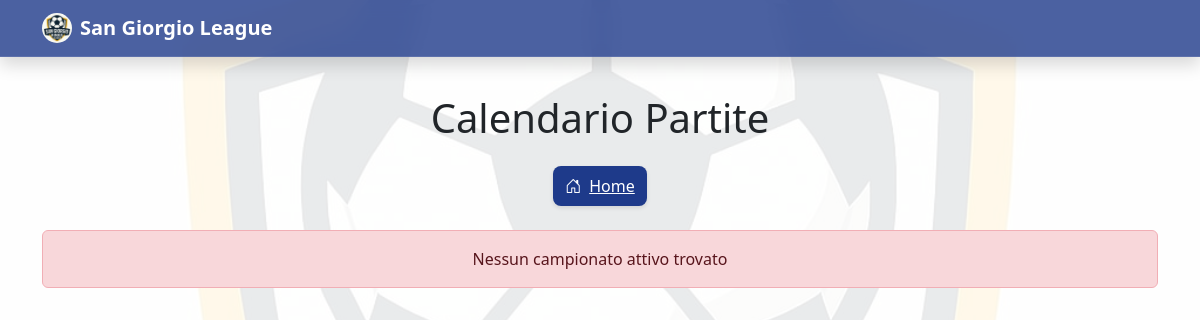
The page /partite.php on the database as committed earlier.
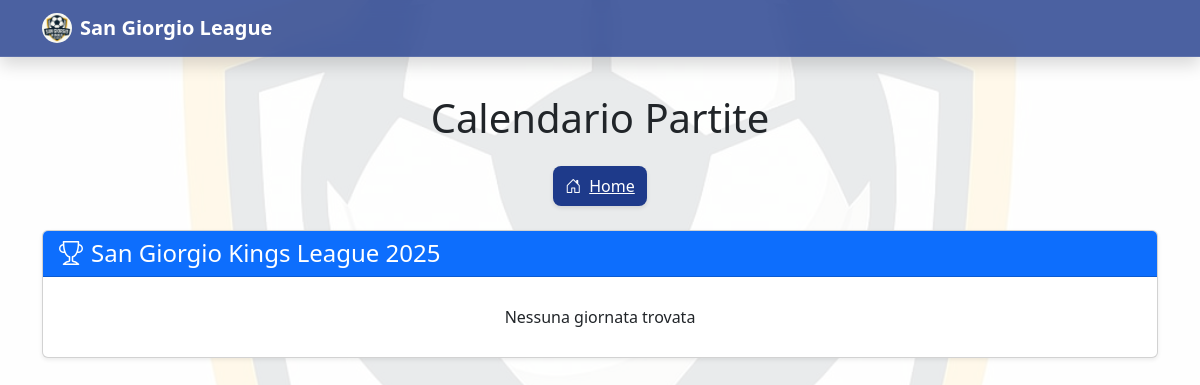
The same page on the database as committed later.
### tables this page shows
CREATE TABLE `campionati` (
  `ID_campionato` int(11) NOT NULL,
  `Nome` varchar(50) DEFAULT NULL,
  `Nazione` varchar(50) DEFAULT NULL
);

### partite.php (the view, shortened to what this page needs)
<!DOCTYPE html>
<html lang="it">
<head>
    <link href="https://cdn.jsdelivr.net/npm/bootstrap@5.3.3/dist/css/bootstrap.min.css" rel="stylesheet">
    <link href="https://cdn.jsdelivr.net/npm/bootstrap-icons@1.10.5/font/bootstrap-icons.css" rel="stylesheet">
    <link rel="stylesheet" href="https://cdnjs.cloudflare.com/ajax/libs/animate.css/4.1.1/animate.min.css">
    <link rel="stylesheet" href="./style.css">
</head>
<body>
    <nav class="navbar navbar-expand-lg navbar-dark fixed-top shadow" style="
        background: rgba(30, 58, 138, 0.8);
        backdrop-filter: blur(10px);
        -webkit-backdrop-filter: blur(10px);
        border-bottom: 1px solid rgba(255,255,255,0.1);
    ">
        <div class="container">
            <a class="navbar-brand fw-bold d-flex align-items-center" href="#">
                <img src="./immagini/logosgl.jpg" alt="Logo" width="30" height="30" class="rounded-circle me-2">
                San Giorgio League
            </a>
        </div>
    </nav>
    <div class="container mt-4">
        <h1 class="text-center mb-4 animate__animated animate__fadeInDown">Calendario Partite</h1>
        <div class="d-flex justify-content-center gap-3 mb-4">
            <a href="index.php" class="nav-btn home-btn">
                <i class="bi bi-house-door me-2"></i>Home
            </a>
        </div>
        <?php
        include 'connessione.php';
        $query_campionato = "SELECT campionati.ID_campionato, campionati.Nome
                             FROM campionati
                             WHERE campionati.ID_campionato = 2
                             LIMIT 1";
        $result_campionato = $conn->query($query_campionato);
        if ($result_campionato->num_rows > 0) {
            $campionato = $result_campionato->fetch_assoc();
            echo '<div class="card shadow-sm mb-4 animate__animated animate__fadeIn">';
            echo '<div class="card-header bg-primary text-white">';
            echo '<h4 class="mb-0"><i class="bi bi-trophy me-2"></i>'.$campionato['Nome'].'</h4>';
            echo '</div>';
            echo '<div class="card-body p-0">';
            $query_giornate = "SELECT giornate.ID_giornata, giornate.Numero, giornate.Data_inizio, giornate.Data_fine
                               FROM giornate
                               WHERE giornate.Cod_campionato = ".$campionato['ID_campionato']."
                               ORDER BY giornate.Numero";
            $result_giornate = $conn->query($query_giornate);
            if ($result_giornate->num_rows > 0) {
                while($giornata = $result_giornate->fetch_assoc()) {
                    echo '<div class="giornata-card animate__animated animate__fadeIn">';
                    echo '<div class="giornata-header">';
                    if ($giornata['Numero'] == 8) {
                        echo '<i class="bi bi-trophy me-2"></i>Quarti di finale • ' . date('d/m/Y', strtotime($giornata['Data_inizio']));
                    } elseif ($giornata['Numero'] == 9) {
                        echo '<i class="bi bi-trophy me-2"></i>Semifinali andata • ' . date('d/m/Y', strtotime($giornata['Data_inizio']));
                    } elseif ($giornata['Numero'] == 10) {
                        echo '<i class="bi bi-trophy me-2"></i>Semifinali ritorno • ' . date('d/m/Y', strtotime($giornata['Data_inizio']));
                    } elseif ($giornata['Numero'] == 11) {
                        echo '<i class="bi bi-trophy-fill me-2"></i>Finale • ' . date('d/m/Y', strtotime($giornata['Data_inizio']));
                    } else {
                        echo '<i class="bi bi-calendar3 me-2"></i>Giornata ' . $giornata['Numero'] . ' • ' . date('d/m/Y', strtotime($giornata['Data_inizio']));
                    }
                    echo '</div>';
                    $query_partite = "SELECT partite.ID_partita, partite.Data, partite.Stato, partite.Gol_casa, partite.Gol_ospite,
                                      squadre_casa.Nome AS squadra_casa, squadre_ospite.Nome AS squadra_ospite
                                      FROM partite
                                      JOIN squadre AS squadre_casa ON partite.Squadra_casa = squadre_casa.ID_squadre
                                      JOIN squadre AS squadre_ospite ON partite.Squadra_ospite = squadre_ospite.ID_squadre
                                      WHERE partite.Cod_giornata = ".$giornata['ID_giornata']."
                                      ORDER BY partite.Data";
                    $result_partite = $conn->query($query_partite);
                    if ($result_partite->num_rows > 0) {
                        while($partita = $result_partite->fetch_assoc()) {
                            echo '<div class="partita-row">';
                            echo '<div class="squadra squadra-casa">';
                            echo displaySquadraWithLogo($partita['squadra_casa'], $conn);
                            echo '</div>';
                            echo '<div class="risultato">';
                            switch($partita['Stato']) {
                                case 'terminata':
                                    echo $partita['Gol_casa'] . ' - ' . $partita['Gol_ospite'];
                                    break;
                                case 'in corso':
                                    echo '<span class="stato-partita stato-in-corso">LIVE</span>';
                                    break;
                                case 'rinviata':
                                    echo '<span class="stato-partita stato-programmata">RINV.</span>';
                                    break;
                                default:
                                    echo '<span class="stato-partita stato-programmata">' . date('H:i', strtotime($partita['Data'])) . '</span>';
                            }
                            echo '</div>';
                            echo '<div class="squadra squadra-ospite">';
                            echo displaySquadraWithLogo($partita['squadra_ospite'], $conn);
                            echo '</div>';
                            echo '</div>';
                        }
                    } else {
                        echo '<div class="partita-row">';
                        echo '<div class="text-center py-3 w-100">Nessuna partita programmata</div>';
                        echo '</div>';
                    }
                    echo '</div>';
                }
            } else {
                echo '<div class="partita-row">';
                echo '<div class="text-center py-3 w-100">Nessuna giornata trovata</div>';
                echo '</div>';
            }
            echo '</div>';
            echo '</div>';
        } else {
            echo '<div class="alert alert-danger text-center">Nessun campionato attivo trovato</div>';
        }
        ?>
    </div>
</body>
</html>

### partite.php (style rules this page uses)
body { padding-top: 70px; font-family: 'Segoe UI', Tahoma, Geneva, Verdana, sans-serif; min-height: 100vh; }
body::before { content: ""; position: fixed; top: 0; left: 0; right: 0; bottom: 0; background-image: url("./immagini/logosgl.jpg"); background-repeat: no-repeat; background-position: center center; z-index: -2; background-size: cover; opacity: 0.3; }
body::after { content: ""; position: fixed; top: 0; left: 0; right: 0; bottom: 0; z-index: -1; background-color: rgba(255, 255, 255, 0.7); }
.nav-btn { display: inline-flex; align-items: center; justify-content: center; padding: 8px 12px; border-radius: 8px; font-weight: 500; transition: all 0.2s ease; box-shadow: 0 2px 4px rgba(0,0,0,0.1); }
.home-btn { background-color: #1e3a8a; color: white; }
.partita-row { display: flex; align-items: center; padding: 12px 16px; border-bottom: 1px solid #e9ecef; transition: background-color 0.2s; }
.partita-row:last-child { border-bottom: none; }

Rows that differ between the two databases and show on the page:
added campionati: Nome "San Giorgio Kings League 2025"
Other text that changed with them:
text no longer shown: "Nessun campionato attivo trovato"
text now shown: "Nessuna giornata trovata"
